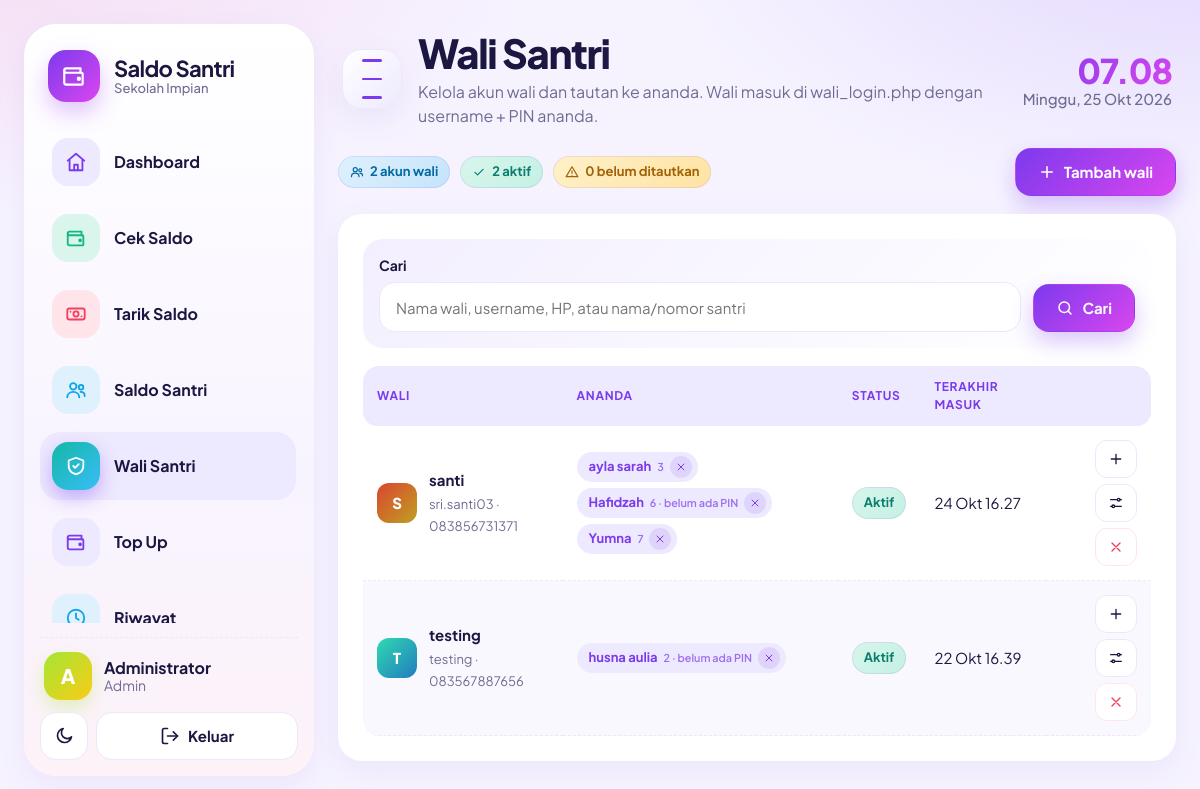
The app's page /wali.php (signed in) with its own data.
### tables this page shows
CREATE TABLE `pengaturan` (
  `k` varchar(100) NOT NULL,
  `v` varchar(255) NOT NULL
);

CREATE TABLE `saldo_wali` (
  `id` int(11) NOT NULL,
  `username` varchar(50) NOT NULL,
  `nama` varchar(100) NOT NULL,
  `hp` varchar(30) NOT NULL DEFAULT '',
  `email` varchar(120) NOT NULL DEFAULT '',
  `password_hash` varchar(255) NOT NULL,
  `aktif` tinyint(4) NOT NULL DEFAULT 1,
  `gagal` int(11) NOT NULL DEFAULT 0,
  `terkunci_sampai` datetime DEFAULT NULL,
  `last_login` datetime DEFAULT NULL,
  `created_at` datetime DEFAULT NULL,
  `probe_gagal` int(11) NOT NULL DEFAULT 0,
  `probe_mulai` datetime DEFAULT NULL
);

CREATE TABLE `saldo_wali_santri` (
  `wali_id` int(11) NOT NULL,
  `santri_id` int(11) NOT NULL
);

CREATE TABLE `santri` (
  `id` int(11) NOT NULL,
  `nomor` varchar(30) NOT NULL,
  `nama` varchar(100) NOT NULL,
  `kelas` varchar(30) NOT NULL DEFAULT '',
  `kelompok` varchar(10) NOT NULL DEFAULT 'QBS',
  `uid_kartu` varchar(64) DEFAULT NULL,
  `foto` varchar(100) DEFAULT NULL,
  `status` varchar(10) NOT NULL DEFAULT 'aktif',
  `created_at` datetime DEFAULT NULL,
  `ruang` varchar(10) NOT NULL DEFAULT 'QBS'
);

### wali.php (the view, shortened to what this page needs)
<?php
require __DIR__ . '/config.php';
$db = db();
$q = trim(isset($_GET['q']) ? $_GET['q'] : '');
$w = [];
$p = [];
$where = $w ? 'WHERE ' . implode(' AND ', $w) : '';
$per = 15;
$page = max(1, (int)(isset($_GET['p']) ? $_GET['p'] : 1));
$total = scalar('SELECT COUNT(*) FROM saldo_wali w ' . $where, $p);
$page = min($page, max(1, (int)ceil($total / $per)));
$st = $db->prepare('SELECT w.* FROM saldo_wali w ' . $where . ' ORDER BY w.nama LIMIT ' . $per . ' OFFSET ' . (($page - 1) * $per));
$st->execute($p);
$rows = $st->fetchAll();
$anakMap = [];
if ($rows) {
    $ids = array_map(function ($r) { return (int)$r['id']; }, $rows);
    $st = $db->query('SELECT ws.wali_id, s.id, s.nama, s.nomor, s.kelas, (a.pin_hash IS NOT NULL) AS punya_pin FROM saldo_wali_santri ws JOIN santri s ON s.id = ws.santri_id
                      LEFT JOIN saldo_akun a ON a.santri_id = s.id
                      WHERE ws.wali_id IN (' . implode(',', $ids) . ') ORDER BY s.nama');
    foreach ($st->fetchAll() as $a) {
        $anakMap[(int)$a['wali_id']][] = $a;
    }
}
$sTotal = scalar('SELECT COUNT(*) FROM saldo_wali');
$sAktif = scalar('SELECT COUNT(*) FROM saldo_wali WHERE aktif = 1');
$sTanpaAnak = scalar('SELECT COUNT(*) FROM saldo_wali w WHERE NOT EXISTS (SELECT 1 FROM saldo_wali_santri x WHERE x.wali_id = w.id)');
$pageSub = 'Kelola akun wali dan tautan ke ananda. Wali masuk di wali_login.php dengan username + PIN ananda.';
$active = 'wali';
include __DIR__ . '/includes/header.php';
?>
<div class="balance-toolbar">
  <div class="status-row">
    <span class="badge b-sky"><?= icon('users', 14) ?> <?= $sTotal ?> akun wali</span>
    <span class="badge b-green"><?= icon('check', 14) ?> <?= $sAktif ?> aktif</span>
    <span class="badge b-amber"><?= icon('alert', 14) ?> <?= $sTanpaAnak ?> belum ditautkan</span>
  </div>
  <div class="right row">
    <button class="btn btn-primary" data-open="mTambah"><?= icon('plus', 18) ?> Tambah wali</button>
  </div>
</div>
<section class="card">
  <form class="filters compact-filters" method="get">
    <div class="field grow"><label for="q">Cari</label><input class="input" id="q" name="q" placeholder="Nama wali, username, HP, atau nama/nomor santri" value="<?= e($q) ?>"></div>
    <button class="btn btn-primary" type="submit"><?= icon('search', 18) ?> Cari</button>
  </form>
  <?php if (!$rows): ?>
    <div class="empty"><b>Belum ada akun wali</b>Klik “Tambah wali” untuk membuat akun pertama.</div>
  <?php else: ?>
    <div class="table-wrap">
      <table class="tbl">
        <thead><tr><th>Wali</th><th>Ananda</th><th>Status</th><th>Terakhir masuk</th><th></th></tr></thead>
        <tbody>
        <?php foreach ($rows as $r):
            $locked = $r['terkunci_sampai'] && strtotime($r['terkunci_sampai']) > time();
            $fillEdit = ['wali_id' => (int)$r['id'], 'nama' => $r['nama'], 'hp' => $r['hp'], 'username' => $r['username'], 'aktif' => (int)$r['aktif']];
            $fillTaut = ['wali_id' => (int)$r['id'], 'nama' => $r['nama']];
            $kids = isset($anakMap[(int)$r['id']]) ? $anakMap[(int)$r['id']] : []; ?>
          <tr>
            <td><div class="who"><?= avatar($r, 40) ?><div><b><?= e($r['nama']) ?></b>
              <small><?= e($r['username']) ?><?= $r['hp'] !== '' ? ' · ' . e($r['hp']) : '' ?></small></div></div></td>
            <td>
              <div class="chips">
                <?php foreach ($kids as $k): ?>
                  <form method="post" class="chip-form" data-confirm="Lepas <?= e($k['nama']) ?> dari wali <?= e($r['nama']) ?>?">
                    <span class="kchip"><?= e($k['nama']) ?><small><?= e($k['nomor']) ?><?= $k['punya_pin'] ? '' : ' · belum ada PIN' ?></small><button title="Lepas tautan" aria-label="Lepas tautan <?= e($k['nama']) ?>"><?= icon('x', 12) ?></button></span>
                  </form>
                <?php endforeach; ?>
              </div>
            </td>
            <td><?php if (!$r['aktif']): ?><span class="badge b-red">Nonaktif</span>
                <?php elseif ($locked): ?><span class="badge b-amber"><?= icon('lock', 13) ?> Terkunci</span>
                <?php else: ?><span class="badge b-green">Aktif</span><?php endif; ?></td>
            <td class="nowrap"><?= $r['last_login'] ? e(fmt_waktu($r['last_login'])) : '<span class="muted">Belum pernah</span>' ?></td>
            <td><div class="acts">
              <button class="btn btn-sm" data-open="mTaut" data-fill="<?= e(json_encode($fillTaut)) ?>" title="Tautkan santri"><?= icon('plus', 16) ?></button>
              <button class="btn btn-sm" data-open="mEdit" data-fill="<?= e(json_encode($fillEdit)) ?>" title="Ubah"><?= icon('settings', 16) ?></button>
              <form method="post" data-confirm="Hapus akun wali <?= e($r['nama']) ?>? Data ananda dan saldo tidak ikut terhapus.">
                <button class="btn btn-sm btn-danger" title="Hapus"><?= icon('x', 16) ?></button></form>
            </div></td>
          </tr>
        <?php endforeach; ?>
        </tbody>
      </table>
    </div>
  <?php endif; ?>
</section>
<?php include __DIR__ . '/includes/footer.php'; ?>

### includes/header.php (shortened to what this page needs)
<?php
$waliMode = !empty($waliMode);
$me = $waliMode ? current_wali() : current_user();
$bodyClass = isset($bodyClass) ? $bodyClass : '';
$nav = [
    ['dashboard', 'dashboard.php', 'Dashboard', 'home', false],
    ['cek', 'cek.php', 'Cek Saldo', 'wallet', false],
    ['tarik', 'tarik.php', 'Tarik Saldo', 'cash', false],
    ['saldo', 'saldo.php', 'Saldo Santri', 'users', true],
    ['wali', 'wali.php', 'Wali Santri', 'shield', true],
    ['topup', 'topup.php', 'Top Up', 'wallet', true],
    ['riwayat', 'riwayat.php', 'Riwayat', 'clock', false],
    ['pengaturan', 'pengaturan.php', 'Pengaturan', 'settings', false],
];
$welcomeName = trim((string)($me['nama'] ?? 'Administrator'));
?><!doctype html>
<html lang="id">
<head>
<link rel="stylesheet" href="assets/style.css?v=<?= filemtime(__DIR__ . '/../assets/style.css') ?>">
</head>
<body class="<?= e($bodyClass) ?>">
<div class="app-shell">
  <aside class="sidebar" id="sidebar">
    <div class="brand-block">
      <div class="app-logo"><?= icon('wallet', 26) ?></div>
      <div class="brand-copy">
        <span class="brand-kicker"><?= e(nama_sekolah()) ?></span>
        <strong>Saldo Santri</strong>
      </div>
    </div>
    <nav class="sidebar-nav" aria-label="Sidebar navigasi">
      <?php foreach ($nav as $n):
      ?>
        <a href="<?= $n[1] ?>" class="nav-link nav-<?= e($n[0]) ?> <?= $active === $n[0] ? 'active' : '' ?>">
          <span class="nav-ic"><?= icon($n[3], 22) ?></span>
          <span><?= e($n[2]) ?></span>
        </a>
      <?php endforeach; ?>
    </nav>
    <div class="sidebar-footer">
      <div class="profile-card">
        <div class="profile-avatar"><?= e(strtoupper(substr($welcomeName, 0, 1))) ?></div>
        <div class="profile-copy">
          <strong><?= e($me['nama']) ?></strong>
          <span><?= $waliMode ? 'Wali Santri' : e(role_label()) ?></span>
        </div>
      </div>
      <div class="sidebar-actions">
        <button class="ghost-btn" id="themeBtn" type="button" title="Mode gelap / terang" aria-label="Ganti tema">
          <?= icon('moon', 20) ?> Dark Mode
        </button>
        <a class="ghost-btn danger" href="<?= $waliMode ? 'wali_logout.php' : 'logout.php' ?>" title="Keluar" aria-label="Keluar">
          <?= icon('logout', 20) ?> Keluar
        </a>
      </div>
    </div>
  </aside>
  <div class="content-shell">
    <header class="topbar">
      <button class="menu-btn" id="menuBtn" type="button" aria-label="Buka / tutup menu" aria-controls="sidebar">
        <span></span><span></span><span></span>
      </button>
      <div class="top-title">
        <h1><?= e($pageTitle) ?></h1>
        <?php if (!empty($pageSub)): ?><p><?= e($pageSub) ?></p><?php endif; ?>
      </div>
      <div class="header-clock" aria-live="polite">
        <strong id="topTime">--.--</strong>
        <small id="topDate">—</small>
      </div>
    </header>
    <main class="wrap">

### config.php (shortened to what this page needs)
<?php
function e($v)
{
    return htmlspecialchars((string)$v, ENT_QUOTES | ENT_SUBSTITUTE, 'UTF-8');
}
function db()
{
    static $pdo = null;
    if ($pdo !== null) {
        return $pdo;
    }
    $opts = [
        PDO::ATTR_ERRMODE            => PDO::ERRMODE_EXCEPTION,
        PDO::ATTR_DEFAULT_FETCH_MODE => PDO::FETCH_ASSOC,
        PDO::ATTR_EMULATE_PREPARES   => false,
    ];
    try {
        $pdo = new PDO('mysql:host=' . DB_HOST . ';port=' . DB_PORT . ';dbname=' . DB_NAME . ';charset=utf8mb4', DB_USER, DB_PASS, $opts);
    } catch (Throwable $ex) {
        $pdo = null;
        error_log('[saldo db] ' . $ex->getMessage());
        http_response_code(500);
        exit('Database tidak bisa dibuka. Pastikan MySQL menyala, web peminjaman sudah pernah dibuka sekali '
            . '(supaya tabel santri & users ada), dan setelan DB di config.php / config.local.php SAMA dengan web peminjaman.');
    }
    return $pdo;
}
function scalar($sql, $params = [])
{
    $st = db()->prepare($sql);
    $st->execute($params);
    return (int)$st->fetchColumn();
}
function nama_sekolah()
{
    static $n = null;
    if ($n === null) {
        try {
            $st = db()->prepare("SELECT v FROM pengaturan WHERE k = 'nama_sekolah'");
            $st->execute();
            $n = (string)$st->fetchColumn();
        } catch (Throwable $ex) {
            $n = '';
        }
    }
    return $n;
}
function current_user()
{
    return isset($_SESSION['user']) ? $_SESSION['user'] : null;
}
function is_logged_in()
{
    return isset($_SESSION['user']);
}
function role_label($role = null)
{
    $role = $role === null ? (is_logged_in() ? $_SESSION['user']['role'] : 'guru') : $role;
    return $role === 'admin' ? 'Admin' : 'Penjaga Ruang Device';
}
function fmt_waktu($dt)
{
    $t = strtotime($dt);
    return date('j', $t) . ' ' . BULAN[(int)date('n', $t) - 1] . ' ' . date('H.i', $t);
}
function inisial($nama)
{
    $parts = preg_split('/\s+/', trim($nama));
    $up = function ($s) {
        return function_exists('mb_strtoupper') ? mb_strtoupper(mb_substr($s, 0, 1)) : strtoupper(substr($s, 0, 1));
    };
    $i = $up($parts[0]);
    return $i !== '' ? $i : '?';
}
function warna_hue($s)
{
    return crc32($s) % 360;
}
function avatar($s, $size = 44)
{
    $st = 'width:' . $size . 'px;height:' . $size . 'px;font-size:' . round($size * .38) . 'px';
    $h = warna_hue($s['nama']);
    return '<span class="avatar" style="' . $st . ';background:linear-gradient(135deg,hsl(' . $h . ' 70% 52%),hsl(' . (($h + 40) % 360) . ' 70% 44%))">'
        . e(inisial($s['nama'])) . '</span>';
}
function icon($name, $size = 20)
{
    return '<svg class="ic" xmlns="http://www.w3.org/2000/svg" width="' . $size . '" height="' . $size
        . '" viewBox="0 0 24 24" fill="none" stroke="currentColor" stroke-width="2" stroke-linecap="round" stroke-linejoin="round" aria-hidden="true">'
        . $p[$name] . '</svg>';
}

### records on screen
pengaturan: v "Sekolah Impian"
saldo_wali: nama "S", nama "santi", username "sri.santi03", hp "083856731371", aktif "Aktif", last_login "24 Okt 16.27", $size 16 (drawn)
saldo_wali_santri: santri.nama "ayla sarah", santri.nomor "3", $size 12 (drawn)
saldo_wali_santri: santri.nama "Hafidzah", santri.nomor "6", shows "· belum ada PIN", $size 12 (drawn)
saldo_wali_santri: santri.nama "Yumna", santri.nomor "7", $size 12 (drawn)
saldo_wali: nama "T", nama "testing", username "testing", hp "083567887656", aktif "Aktif", last_login "22 Okt 16.39", $size 16 (drawn)
saldo_wali_santri: santri.nama "husna aulia", santri.nomor "2", shows "· belum ada PIN", $size 12 (drawn)

### other values on screen
$n[2] "Dashboard"
$n[2] "Cek Saldo"
$n[2] "Tarik Saldo"
$n[2] "Saldo Santri"
$n[2] "Wali Santri"
$n[2] "Top Up"
$n[2] "Riwayat"
substr($welcomeName, 0, 1) "A"
$me['nama'] "Administrator"
role_label() "Admin"
$pageSub "Kelola akun wali dan tautan ke ananda. Wali masuk di wali_login.php dengan username + PIN ananda."
$sTotal "2"
$sAktif "2"
$sTanpaAnak "0"
